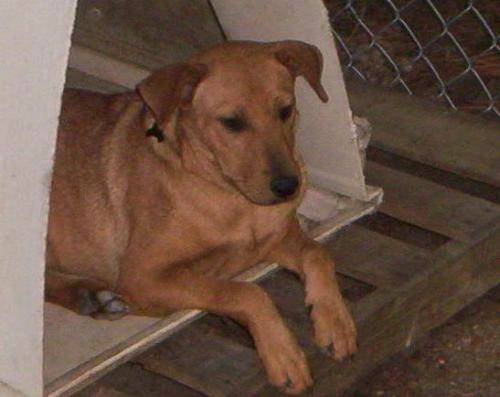
#> input picture CS_541_ai/assignments/Assignment0/images/image_rgb.jpg, 500 x 397 px, found by its file name
$ jupyter execute grayscale.ipynb
#> lines starting #> are read from the running program, lines starting #| are printed output that depends on the picture
#> further down, image_rgb is the input picture: shape (397, 500, 3); mean B, G, R 64.9, 78.9, 103.4
[cell 1]
import cv2
import numpy as np

[cell 2]
def rgb2gray(image):
    g = list()
    row,col,channel = image.shape
#> row = 397; col = 500; channel = 3
    for i in range(row) :
        for j in range(col):
            a = (image[i,j,0]*0.2989 + image[i,j,1]*0.5870 + image[i,j,2] *0.1140)
            g.append(a)
#> after the loop, g = 198500 items
    gr = np.array(g)
    return gr.reshape(row,col)
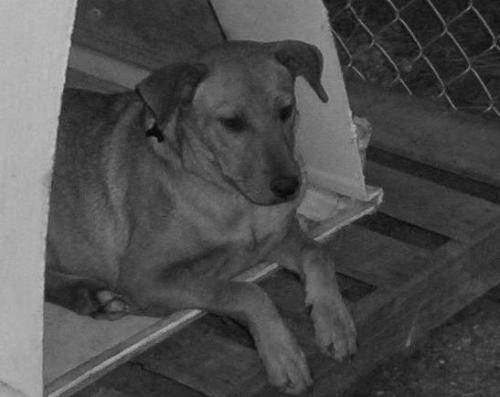
#> returned value: shape (397, 500) float64; min 3.45, max 196.8, mean 77.5

[cell 3]
image_rgb = cv2.imread("/content/drive/MyDrive/image_rgb.jpg")
image_gray = rgb2gray(image_rgb)
cv2.imwrite("/content/drive/MyDrive/image_gray.jpg", image_gray)
#> Out = True
